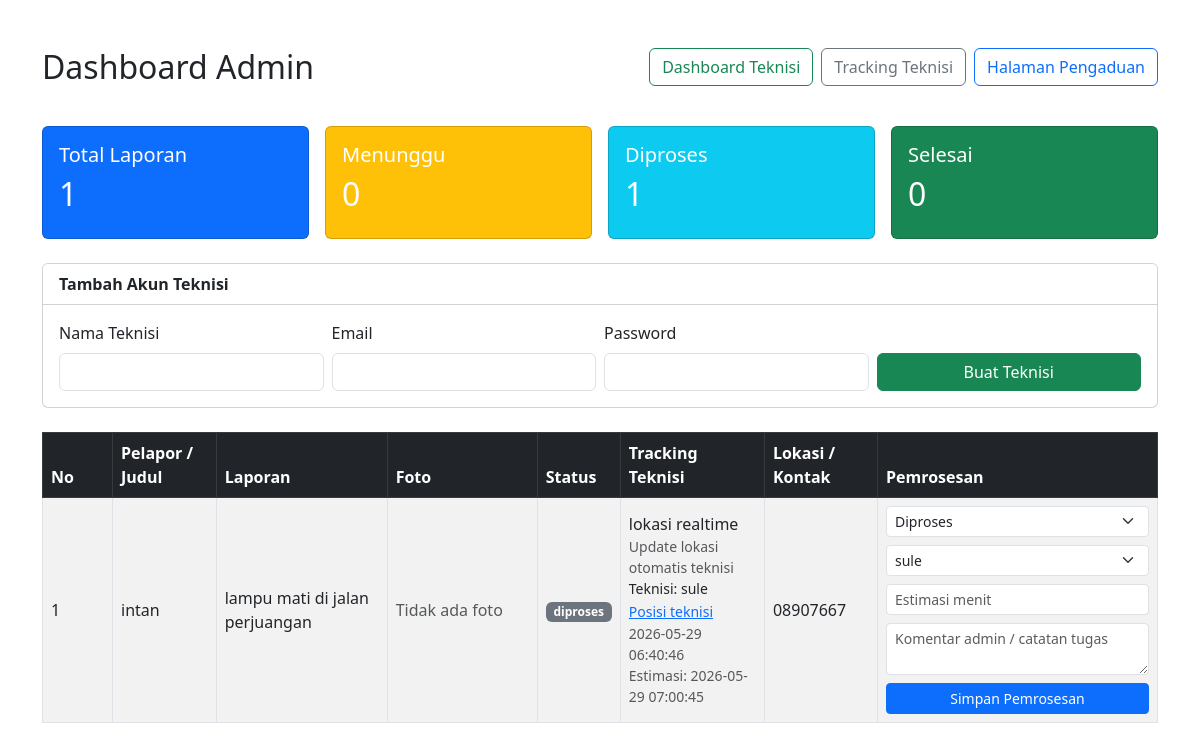
Page /dashboard_admin.php on the committed database.
### tables this page shows
CREATE TABLE `laporan` (
  `id` int(11) NOT NULL,
  `user_id` int(11) DEFAULT NULL,
  `judul` varchar(150) NOT NULL,
  `deskripsi` text DEFAULT NULL,
  `latitude` varchar(50) DEFAULT NULL,
  `longitude` varchar(50) DEFAULT NULL,
  `alamat` text DEFAULT NULL,
  `foto` varchar(255) DEFAULT NULL,
  `status` enum('menunggu','diproses','selesai') DEFAULT 'menunggu',
  `teknisi_id` int(11) DEFAULT NULL,
  `created_at` timestamp NOT NULL DEFAULT current_timestamp(),
  `assigned_at` datetime DEFAULT NULL,
  `estimasi_selesai` datetime DEFAULT NULL
);

CREATE TABLE `users` (
  `id` int(11) NOT NULL,
  `nama` varchar(100) NOT NULL,
  `email` varchar(100) NOT NULL,
  `password` varchar(255) NOT NULL,
  `role` enum('admin','teknisi','pelapor') DEFAULT 'pelapor',
  `created_at` timestamp NOT NULL DEFAULT current_timestamp()
);

### dashboard_admin.php (the view, shortened to what this page needs)
<?php
include 'koneksi.php';
function e($value) {
    return htmlspecialchars((string) $value, ENT_QUOTES, 'UTF-8');
}
function table_columns($conn, $table) {
    $columns = [];
    $result = mysqli_query($conn, "SHOW COLUMNS FROM `$table`");
    if ($result) {
        while ($row = mysqli_fetch_assoc($result)) {
            $columns[] = $row['Field'];
        }
    }
    return $columns;
}
function has_column($columns, $column) {
    return in_array($column, $columns, true);
}
function count_laporan($conn, $where = '') {
    $sql = "SELECT COUNT(*) AS total FROM laporan" . ($where ? " WHERE $where" : "");
    $result = mysqli_query($conn, $sql);
    $row = mysqli_fetch_assoc($result);
    return (int) ($row['total'] ?? 0);
}
$columns = table_columns($conn, 'laporan');
$hasStatus = has_column($columns, 'status');
$total = count_laporan($conn);
$menunggu = $hasStatus ? count_laporan($conn, "status='menunggu'") : 0;
$diproses = $hasStatus ? count_laporan($conn, "status='diproses'") : 0;
$selesai = $hasStatus ? count_laporan($conn, "status='selesai'") : 0;
$teknisi = mysqli_query($conn, "SELECT id, nama FROM users WHERE role='teknisi' ORDER BY nama");
$teknisiOptions = [];
if ($teknisi) {
    while ($row = mysqli_fetch_assoc($teknisi)) {
        $teknisiOptions[] = $row;
    }
}
$data = mysqli_query(
    $conn,
    "SELECT laporan.*, users.nama AS nama_teknisi, tracking.status_tracking AS tracking_terakhir, tracking.catatan AS tracking_catatan, tracking.updated_at AS tracking_waktu, tracking.teknisi_id AS tracking_teknisi_id, tracking.latitude AS teknisi_latitude, tracking.longitude AS teknisi_longitude
     FROM laporan
     LEFT JOIN users ON users.id = laporan.teknisi_id
     LEFT JOIN (
        SELECT t1.*
        FROM tracking_teknisi t1
        INNER JOIN (
            SELECT laporan_id, MAX(id) AS id
            FROM tracking_teknisi
            GROUP BY laporan_id
        ) t2 ON t1.id = t2.id
     ) tracking ON tracking.laporan_id = laporan.id
     ORDER BY laporan.id DESC"
);
?>
<!DOCTYPE html>
<html lang="id">
<head>
    <link href="https://cdn.jsdelivr.net/npm/bootstrap@5.3.0/dist/css/bootstrap.min.css" rel="stylesheet">
    <link href="assets/css/app.css" rel="stylesheet">
</head>
<body>
<div class="container mt-5 mb-5">
    <div class="d-flex justify-content-between align-items-center gap-3">
        <h2 class="mb-0">Dashboard Admin</h2>
        <div class="d-flex gap-2">
            <a href="teknisi_dashboard.php" class="btn btn-outline-success">Dashboard Teknisi</a>
            <a href="tracking.php" class="btn btn-outline-secondary">Tracking Teknisi</a>
            <a href="login.php" class="btn btn-outline-primary">Halaman Pengaduan</a>
        </div>
    </div>
    <div class="row mt-4 g-3">
        <div class="col-md-3">
            <div class="card p-3 bg-primary text-white h-100">
                <h5>Total Laporan</h5>
                <h2><?= $total ?></h2>
            </div>
        </div>
        <div class="col-md-3">
            <div class="card p-3 bg-warning text-white h-100">
                <h5>Menunggu</h5>
                <h2><?= $menunggu ?></h2>
            </div>
        </div>
        <div class="col-md-3">
            <div class="card p-3 bg-info text-white h-100">
                <h5>Diproses</h5>
                <h2><?= $diproses ?></h2>
            </div>
        </div>
        <div class="col-md-3">
            <div class="card p-3 bg-success text-white h-100">
                <h5>Selesai</h5>
                <h2><?= $selesai ?></h2>
            </div>
        </div>
    </div>
    <div class="card mt-4">
        <div class="card-header bg-white">
            <strong>Tambah Akun Teknisi</strong>
        </div>
        <div class="card-body">
            <form method="POST" class="row g-2 align-items-end">
                <div class="col-md-3">
                    <label class="form-label">Nama Teknisi</label>
                    <input type="text" name="nama_teknisi" class="form-control" required>
                </div>
                <div class="col-md-3">
                    <label class="form-label">Email</label>
                    <input type="email" name="email_teknisi" class="form-control" required>
                </div>
                <div class="col-md-3">
                    <label class="form-label">Password</label>
                    <input type="password" name="password_teknisi" class="form-control" required>
                </div>
                <div class="col-md-3">
                    <button type="submit" name="tambah_teknisi" class="btn btn-success w-100">Buat Teknisi</button>
                </div>
            </form>
        </div>
    </div>
    <div class="table-responsive mt-4">
        <table class="table table-bordered table-striped align-middle">
            <thead class="table-dark">
                <tr>
                    <th class="table-col-no">No</th>
                    <th>Pelapor / Judul</th>
                    <th>Laporan</th>
                    <th class="table-col-photo">Foto</th>
                    <th>Status</th>
                    <th>Tracking Teknisi</th>
                    <th>Lokasi / Kontak</th>
                    <th class="table-col-action">Pemrosesan</th>
                </tr>
            </thead>
            <tbody>
                <?php if ($data && mysqli_num_rows($data) > 0): ?>
                    <?php $no = 1; ?>
                    <?php while ($d = mysqli_fetch_assoc($data)): ?>
                        <?php
                            $pelapor = $d['nama'] ?? ($d['judul'] ?? '-');
                            $laporan = $d['deskripsi'] ?? '-';
                            $status = $d['status'] ?? 'menunggu';
                            $kontak = $d['telepon'] ?? ($d['alamat'] ?? '-');
                            $foto = $d['foto'] ?? '';
                            $fotoPath = $foto !== '' ? 'upload/' . $foto : '';
                            $trackingTerakhir = $d['tracking_terakhir'] ?? 'Belum ada tracking';
                            $trackingCatatan = $d['tracking_catatan'] ?? '';
                            $teknisiId = $d['teknisi_id'] ?? ($d['tracking_teknisi_id'] ?? '');
                            $namaTeknisi = $d['nama_teknisi'] ?? '';
                        ?>
                        <tr>
                            <td><?= $no++ ?></td>
                            <td><?= e($pelapor) ?></td>
                            <td><?= e($laporan) ?></td>
                            <td>
                                <?php if ($fotoPath && file_exists($fotoPath)): ?>
                                    <img src="<?= e($fotoPath) ?>" alt="Foto laporan" class="img-thumbnail report-thumb">
                                <?php else: ?>
                                    <span class="text-muted">Tidak ada foto</span>
                                <?php endif; ?>
                            </td>
                            <td><span class="badge bg-secondary"><?= e($status) ?></span></td>
                            <td>
                                <div><?= e($trackingTerakhir) ?></div>
                                <?php if ($trackingCatatan): ?>
                                    <small class="d-block text-muted"><?= e($trackingCatatan) ?></small>
                                <?php endif; ?>
                                <?php if ($namaTeknisi): ?>
                                    <small class="d-block">Teknisi: <?= e($namaTeknisi) ?></small>
                                <?php endif; ?>
                                <?php if (!empty($d['teknisi_latitude']) && !empty($d['teknisi_longitude'])): ?>
                                    <a class="small" target="_blank" href="https://www.google.com/maps?q=<?= e($d['teknisi_latitude']) ?>,<?= e($d['teknisi_longitude']) ?>">Posisi teknisi</a>
                                <?php endif; ?>
                                <?php if (!empty($d['tracking_waktu'])): ?>
                                    <small class="d-block text-muted"><?= e($d['tracking_waktu']) ?></small>
                                <?php endif; ?>
                                <?php if (!empty($d['estimasi_selesai'])): ?>
                                    <small class="d-block text-muted">Estimasi: <?= e($d['estimasi_selesai']) ?></small>
                                <?php endif; ?>
                            </td>
                            <td><?= e($kontak) ?></td>
                            <td>
                                <form method="POST" class="d-grid gap-2">
                                    <select name="status" class="form-select form-select-sm">
                                        <option value="diproses" <?= $status === 'diproses' ? 'selected' : '' ?>>Diproses</option>
                                    </select>
                                    <?php if ($teknisiOptions): ?>
                                        <select name="teknisi_id" class="form-select form-select-sm">
                                            <?php foreach ($teknisiOptions as $option): ?>
                                                <option value="<?= e($option['id']) ?>" <?= (string) $teknisiId === (string) $option['id'] ? 'selected' : '' ?>>
                                                    <?= e($option['nama']) ?>
                                                </option>
                                            <?php endforeach; ?>
                                        </select>
                                    <?php else: ?>
                                        <input type="number" name="teknisi_id" class="form-control form-control-sm" placeholder="ID teknisi">
                                    <?php endif; ?>
                                    <input type="number" name="estimasi_menit" min="0" class="form-control form-control-sm" placeholder="Estimasi menit">
                                    <textarea name="tracking" class="form-control form-control-sm" rows="2" placeholder="Komentar admin / catatan tugas"></textarea>
                                    <button type="submit" name="proses_laporan" class="btn btn-primary btn-sm">
                                        Simpan Pemrosesan
                                    </button>
                                </form>
                            </td>
                        </tr>
                    <?php endwhile; ?>
                <?php else: ?>
                    <tr>
                        <td colspan="8" class="text-center text-muted py-4">Belum ada laporan.</td>
                    </tr>
                <?php endif; ?>
            </tbody>
        </table>
    </div>
</div>
</body>
</html>

### assets/css/app.css (style rules this page uses)
.table-col-no, .table-col-id { width: 70px; }
.table-col-photo { width: 150px; }
.table-col-action { width: 280px; }

### rows in the picture
laporan: judul "intan", deskripsi "lampu mati di jalan perjuangan", foto "Tidak ada foto", status "diproses", trackingTerakhir "lokasi realtime", trackingCatatan "Update lokasi otomatis teknisi", teknisi.nama "sule", tracking_waktu "2026-05-29 06:40:46", estimasi_selesai "2026-05-29 07:00:45", alamat "08907667", status "Diproses", teknisi_id "sule"

### other values in the picture
$total "1"
$menunggu "0"
$diproses "1"
$selesai "0"
